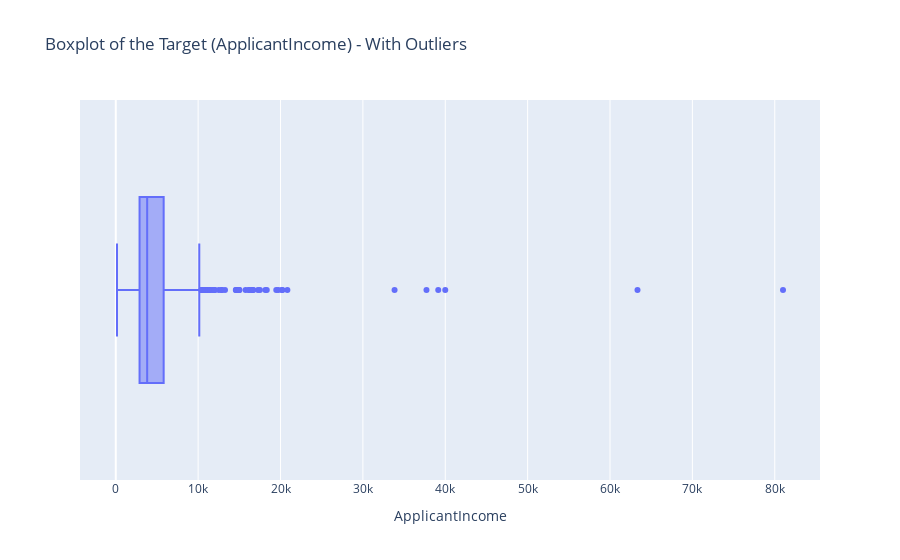
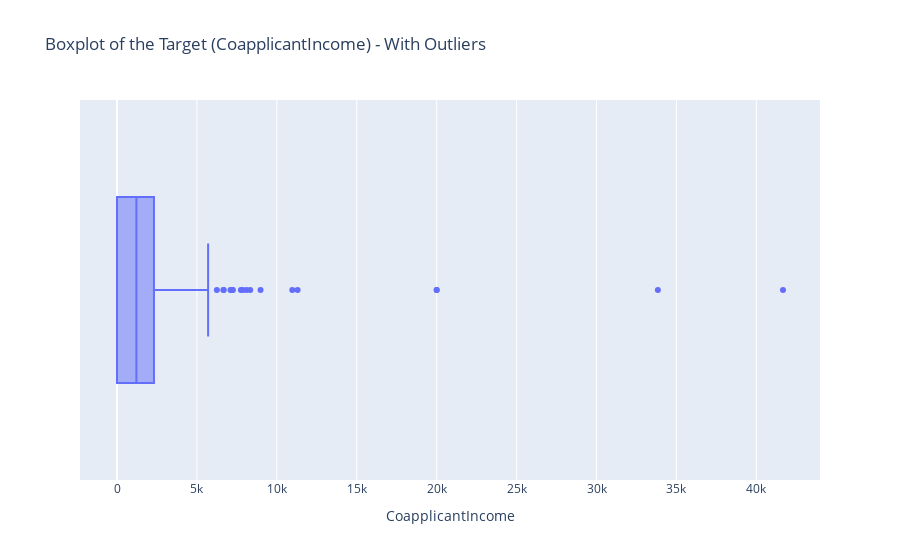
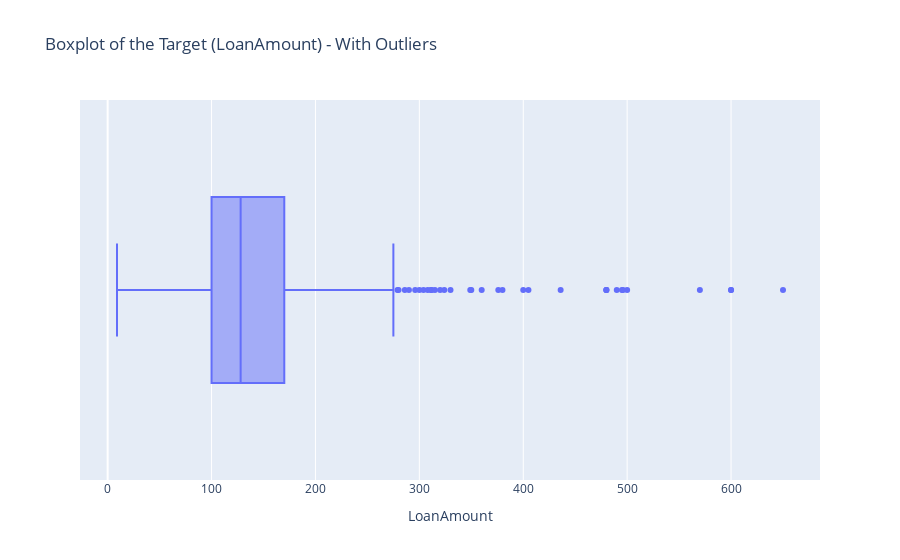
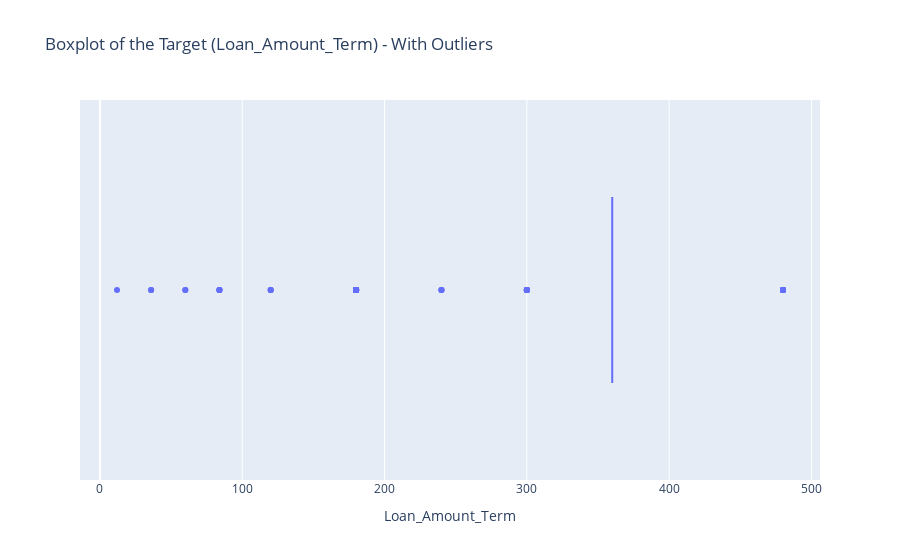

Write notebook code for charts like these, in order.
### Markdown cell above
### Visualize the outliers of the numerical features

### Code cell
# Plot / Visualize the outliers of the numerical features
import matplotlib.pyplot as plt
import plotly.express as px

for col in df[['ApplicantIncome', 'CoapplicantIncome', 'LoanAmount', 'Loan_Amount_Term']]:
    fig = px.box(
        data_frame=df, 
        x=col,
        orientation='h',
        title=f'Boxplot of the Target ({col}) - With Outliers'
    )
    fig.show()

### Figure 1 — Plotly figure (JSON) as saved in the notebook; plotly's stock layout.template omitted (floating-point values rounded to 4 significant figures; data arrays with more than 128 entries replaced by an {"elided": "..."} marker saying what was removed)
{"data": [{"alignmentgroup": "True", "hovertemplate": "ApplicantIncome=%{x}<extra></extra>", "legendgroup": "", "marker": {"color": "#636efa"}, "name": "", "notched": false, "offsetgroup": "", "orientation": "h", "showlegend": false, "type": "box", "x": {"elided": "553 int values"}, "x0": " ", "xaxis": "x", "y0": " ", "yaxis": "y"}], "layout": {"boxmode": "group", "legend": {"tracegroupgap": 0}, "title": {"text": "Boxplot of the Target (ApplicantIncome) - With Outliers"}, "xaxis": {"anchor": "y", "domain": [0, 1], "title": {"text": "ApplicantIncome"}}, "yaxis": {"anchor": "x", "domain": [0, 1]}}}

### Figure 2 — Plotly figure (JSON) as saved in the notebook; plotly's stock layout.template omitted (floating-point values rounded to 4 significant figures; data arrays with more than 128 entries replaced by an {"elided": "..."} marker saying what was removed)
{"data": [{"alignmentgroup": "True", "hovertemplate": "CoapplicantIncome=%{x}<extra></extra>", "legendgroup": "", "marker": {"color": "#636efa"}, "name": "", "notched": false, "offsetgroup": "", "orientation": "h", "showlegend": false, "type": "box", "x": {"elided": "553 float values"}, "x0": " ", "xaxis": "x", "y0": " ", "yaxis": "y"}], "layout": {"boxmode": "group", "legend": {"tracegroupgap": 0}, "title": {"text": "Boxplot of the Target (CoapplicantIncome) - With Outliers"}, "xaxis": {"anchor": "y", "domain": [0, 1], "title": {"text": "CoapplicantIncome"}}, "yaxis": {"anchor": "x", "domain": [0, 1]}}}

### Figure 3 — Plotly figure (JSON) as saved in the notebook; plotly's stock layout.template omitted (floating-point values rounded to 4 significant figures; data arrays with more than 128 entries replaced by an {"elided": "..."} marker saying what was removed)
{"data": [{"alignmentgroup": "True", "hovertemplate": "LoanAmount=%{x}<extra></extra>", "legendgroup": "", "marker": {"color": "#636efa"}, "name": "", "notched": false, "offsetgroup": "", "orientation": "h", "showlegend": false, "type": "box", "x": {"elided": "553 int values"}, "x0": " ", "xaxis": "x", "y0": " ", "yaxis": "y"}], "layout": {"boxmode": "group", "legend": {"tracegroupgap": 0}, "title": {"text": "Boxplot of the Target (LoanAmount) - With Outliers"}, "xaxis": {"anchor": "y", "domain": [0, 1], "title": {"text": "LoanAmount"}}, "yaxis": {"anchor": "x", "domain": [0, 1]}}}

### Figure 4 — Plotly figure (JSON) as saved in the notebook; plotly's stock layout.template omitted (floating-point values rounded to 4 significant figures; data arrays with more than 128 entries replaced by an {"elided": "..."} marker saying what was removed)
{"data": [{"alignmentgroup": "True", "hovertemplate": "Loan_Amount_Term=%{x}<extra></extra>", "legendgroup": "", "marker": {"color": "#636efa"}, "name": "", "notched": false, "offsetgroup": "", "orientation": "h", "showlegend": false, "type": "box", "x": {"elided": "553 int values"}, "x0": " ", "xaxis": "x", "y0": " ", "yaxis": "y"}], "layout": {"boxmode": "group", "legend": {"tracegroupgap": 0}, "title": {"text": "Boxplot of the Target (Loan_Amount_Term) - With Outliers"}, "xaxis": {"anchor": "y", "domain": [0, 1], "title": {"text": "Loan_Amount_Term"}}, "yaxis": {"anchor": "x", "domain": [0, 1]}}}
